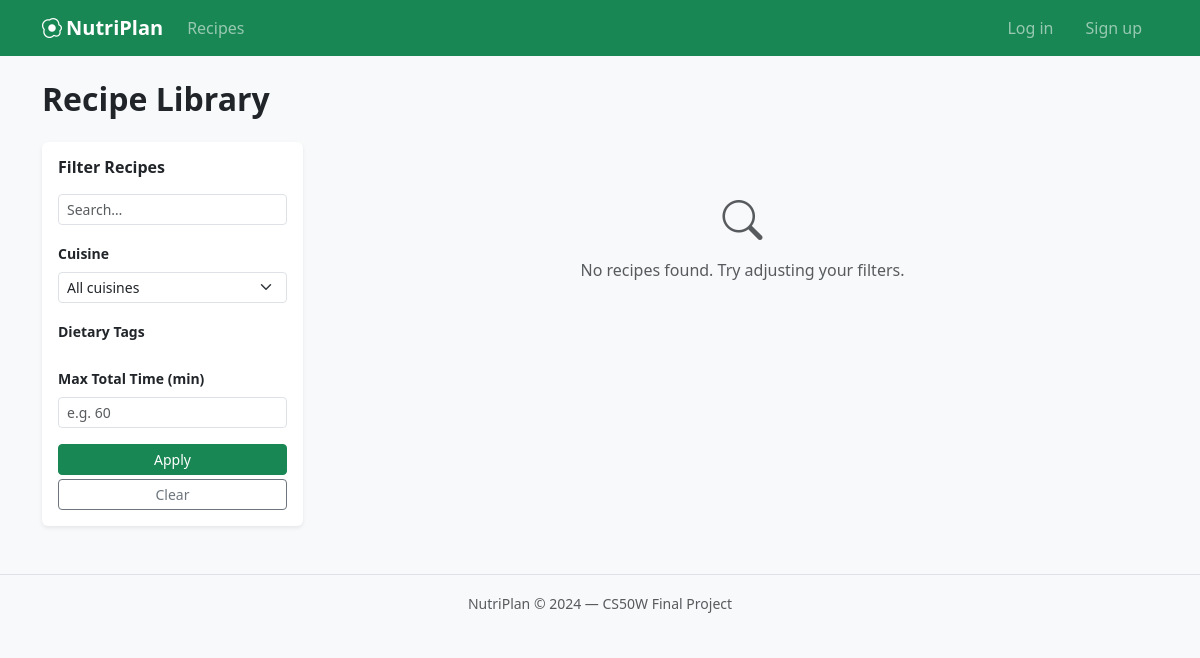
Before: /recipes/ with the older database file.
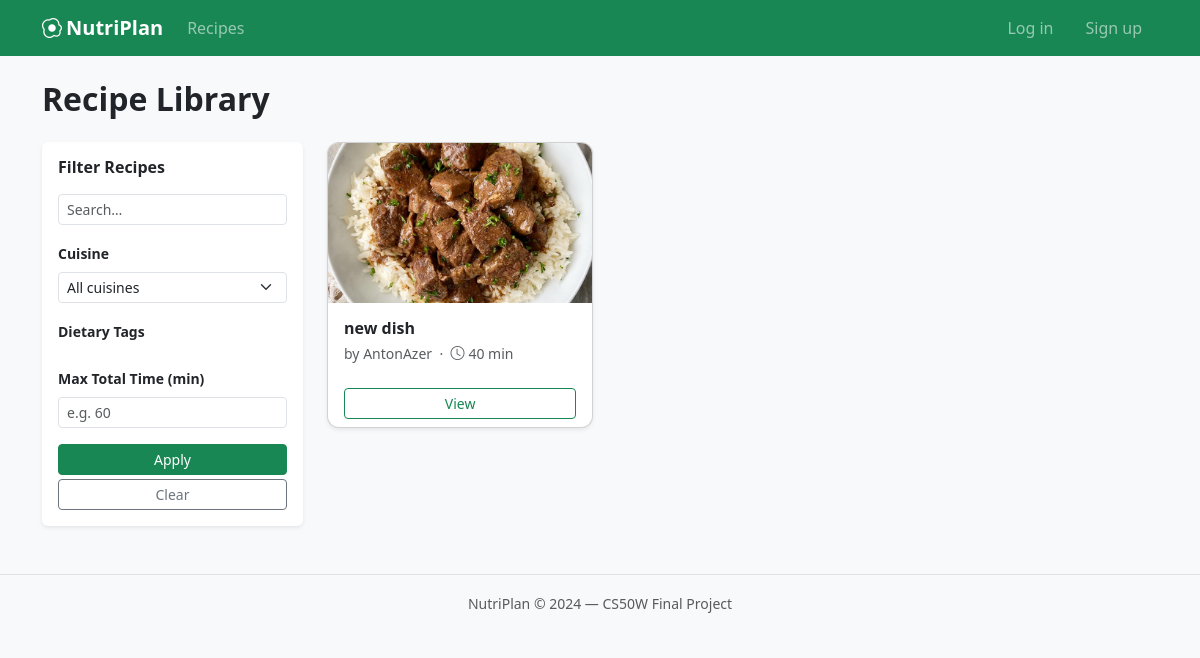
After: the same page with the newer database file.
### nutriplan/models.py (models this page shows, shortened)
class Recipe(models.Model):
    user = models.ForeignKey(User, on_delete=models.CASCADE, related_name='recipes')
    title = models.CharField(max_length=200)
    description = models.TextField(blank=True)
    cuisine = models.CharField(max_length=50, choices=CUISINE_CHOICES, default='other')
    prep_time = models.PositiveIntegerField(help_text='Minutes', default=15)
    cook_time = models.PositiveIntegerField(help_text='Minutes', default=30)
    servings = models.PositiveIntegerField(default=2, validators=[MinValueValidator(1)])
    instructions = models.TextField(blank=True)
    image = models.ImageField(upload_to='recipes/', blank=True, null=True)
    tags = models.ManyToManyField(DietaryTag, blank=True)
    ingredients = models.ManyToManyField(
        Ingredient, through='RecipeIngredient', related_name='recipes'
    )
    created_at = models.DateTimeField(auto_now_add=True)
    updated_at = models.DateTimeField(auto_now=True)
    class Meta:
        ordering = ['-created_at']
    @property
    def total_time(self):
        return self.prep_time + self.cook_time

### nutriplan/views.py (the view)
# urls.py: path('recipes/', views.recipe_list, name='recipe_list'),
def recipe_list(request):
    recipes = Recipe.objects.select_related('user').prefetch_related('tags', 'recipeingredient_set__ingredient')
    if request.user.is_authenticated:
        mine = request.GET.get('mine')
        if mine:
            recipes = recipes.filter(user=request.user)
    cuisine = request.GET.get('cuisine', '')
    tag_ids = request.GET.getlist('tags')
    max_time = request.GET.get('max_time', '')
    if cuisine:
        recipes = recipes.filter(cuisine=cuisine)
    if tag_ids:
        for tid in tag_ids:
            recipes = recipes.filter(tags__id=tid)
    if max_time:
        try:
            t = int(max_time)
            recipes = [r for r in recipes if r.total_time <= t]
        except ValueError:
            pass
    context = {
        'recipes': recipes,
        'tags': DietaryTag.objects.all(),
        'cuisines': CUISINE_CHOICES,
        'selected_cuisine': cuisine,
        'selected_tags': [int(i) for i in tag_ids if i.isdigit()],
        'max_time': max_time,
    }
    return render(request, 'nutriplan/recipes.html', context)

### nutriplan/templates/nutriplan/recipes.html (shortened to what this page needs)
{% extends "nutriplan/layout.html" %}
{% block content %}
<div class="d-flex justify-content-between align-items-center mb-4">
  <h2 class="fw-bold mb-0">Recipe Library</h2>
</div>
<div class="row g-4">
  <div class="col-lg-3">
    <div class="card border-0 shadow-sm sticky-top" style="top:80px">
      <div class="card-body">
        <h6 class="fw-bold mb-3">Filter Recipes</h6>
        <form method="get" id="filterForm">
          <div class="mb-3">
            <input type="text" name="q" class="form-control form-control-sm" placeholder="Search…" value="{{ request.GET.q }}">
          </div>
          <div class="mb-3">
            <label class="form-label small fw-semibold">Cuisine</label>
            <select name="cuisine" class="form-select form-select-sm">
              <option value="">All cuisines</option>
            </select>
          </div>
          <div class="mb-3">
            <label class="form-label small fw-semibold">Dietary Tags</label>
          </div>
          <div class="mb-3">
            <label class="form-label small fw-semibold">Max Total Time (min)</label>
            <input type="number" name="max_time" class="form-control form-control-sm" min="5" max="300"
              placeholder="e.g. 60" value="{{ max_time }}">
          </div>
          <button type="submit" class="btn btn-success btn-sm w-100">Apply</button>
          <a href="{% url 'recipe_list' %}" class="btn btn-outline-secondary btn-sm w-100 mt-1">Clear</a>
        </form>
      </div>
    </div>
  </div>
  <div class="col-lg-9">
    <div id="recipeGrid" class="row g-3">
      {% if recipes %}
        {% for recipe in recipes %}
        <div class="col-sm-6 col-xl-4">
          <div class="card h-100 shadow-sm recipe-card">
            {% if recipe.image %}
            <img src="{{ recipe.image.url }}" class="card-img-top recipe-thumb" alt="{{ recipe.title }}">
            {% else %}
            <div class="recipe-thumb-placeholder d-flex align-items-center justify-content-center bg-light">
              <i class="bi bi-egg-fried text-muted fs-1"></i>
            </div>
            {% endif %}
            <div class="card-body">
              <h6 class="fw-bold mb-1">{{ recipe.title }}</h6>
              <p class="text-muted small mb-2">
                by {{ recipe.user.username }} &nbsp;·&nbsp;
                <i class="bi bi-clock me-1"></i>{{ recipe.total_time }} min
              </p>
            </div>
            <div class="card-footer bg-transparent border-0 pt-0">
              <a href="{% url 'recipe_detail' recipe.pk %}" class="btn btn-sm btn-outline-success w-100">View</a>
            </div>
          </div>
        </div>
        {% endfor %}
      {% else %}
        <div class="col-12 text-center py-5 text-muted">
          <i class="bi bi-search fs-1 d-block mb-2"></i>
          No recipes found. Try adjusting your filters.
        </div>
      {% endif %}
    </div>
  </div>
</div>
{% endblock %}

### nutriplan/templates/nutriplan/layout.html (shortened to what this page needs)
<!DOCTYPE html>
<html lang="en">
<head>
  <link href="https://cdn.jsdelivr.net/npm/bootstrap@5.3.0/dist/css/bootstrap.min.css" rel="stylesheet" />
  <link href="https://cdn.jsdelivr.net/npm/bootstrap-icons@1.11.0/font/bootstrap-icons.css" rel="stylesheet" />
  {% load static %}
  <link rel="stylesheet" href="{% static 'nutriplan/styles.css' %}" />
</head>
<body>
<nav class="navbar navbar-expand-lg navbar-dark bg-success">
  <div class="container">
    <a class="navbar-brand fw-bold" href="{% url 'index' %}">
      <i class="bi bi-egg-fried me-1"></i>NutriPlan
    </a>
    <div class="collapse navbar-collapse" id="navMenu">
      <ul class="navbar-nav me-auto">
        <li class="nav-item"><a class="nav-link" href="{% url 'recipe_list' %}">Recipes</a></li>
      </ul>
      <ul class="navbar-nav">
        {% if user.is_authenticated %}
        <li class="nav-item"><a class="nav-link" href="{% url 'recipe_create' %}"><i class="bi bi-plus-circle me-1"></i>New Recipe</a></li>
        <li class="nav-item dropdown">
          <a class="nav-link dropdown-toggle" href="#" data-bs-toggle="dropdown">
            <i class="bi bi-person-circle me-1"></i>{{ user.username }}
          </a>
          <ul class="dropdown-menu dropdown-menu-end">
            <li><a class="dropdown-item" href="{% url 'profile' %}">Profile</a></li>
            <li><hr class="dropdown-divider"></li>
            <li><a class="dropdown-item" href="{% url 'logout' %}">Log out</a></li>
          </ul>
        </li>
        {% else %}
        <li class="nav-item"><a class="nav-link" href="{% url 'login' %}">Log in</a></li>
        <li class="nav-item"><a class="nav-link btn btn-outline-light btn-sm px-3 ms-2" href="{% url 'register' %}">Sign up</a></li>
        {% endif %}
      </ul>
    </div>
  </div>
</nav>
<main class="container my-4">
  {% block content %}{% endblock %}
</main>
<footer class="bg-light text-center text-muted py-3 mt-5 border-top">
  <small>NutriPlan &copy; 2024 — CS50W Final Project</small>
</footer>
</body>
</html>

### nutriplan/static/nutriplan/styles.css (style rules this page uses)
body { background-color: #f8f9fa; font-family: 'Segoe UI', system-ui, sans-serif; }
.recipe-card { transition: transform 0.15s ease, box-shadow 0.15s ease; border-radius: 12px; overflow: hidden; }
.recipe-thumb { width: 100%; height: 160px; object-fit: cover; }

Changed rows visible on the page:
added Recipe: image (picture), title "new dish", user.username "AntonAzer", total_time "40"
Other visible differences:
text no longer shown: "No recipes found. Try adjusting your filters."
